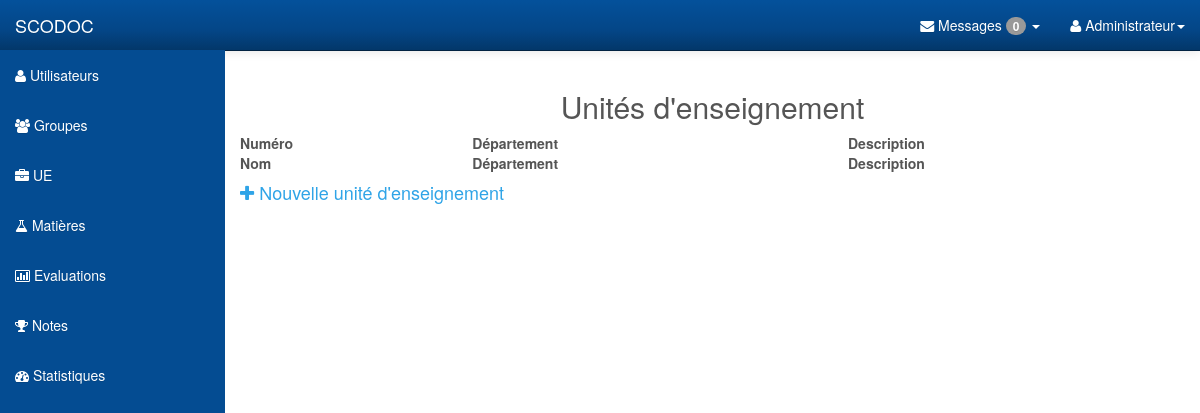
/ue.php (signed in), run on an earlier commit of the app's database.
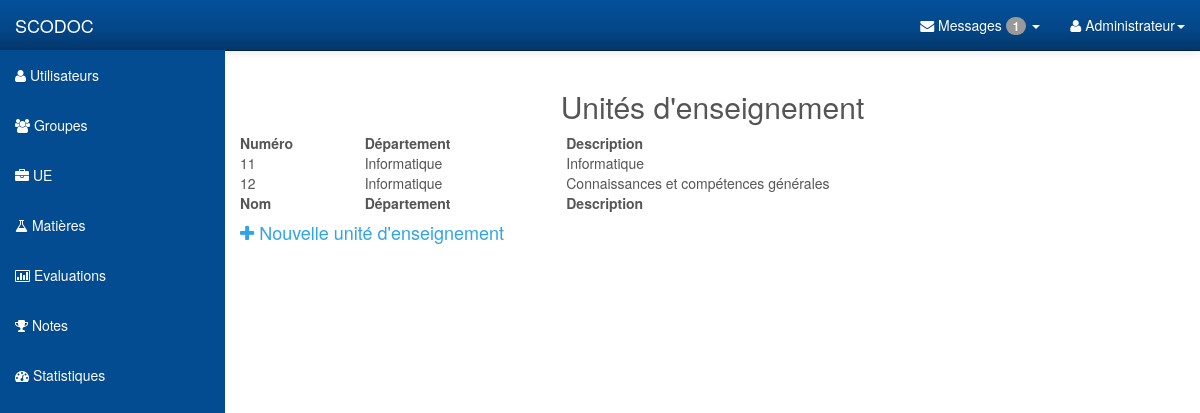
And on a later commit of the database.
### tables this page shows
CREATE TABLE IF NOT EXISTS `teachingunit` (
  `id` int(11) NOT NULL AUTO_INCREMENT,
  `name` varchar(25) NOT NULL,
  `description` varchar(400) NOT NULL,
  `dept_id` int(11) NOT NULL,
  PRIMARY KEY (`id`)
);

CREATE TABLE IF NOT EXISTS `departments` (
  `id` int(11) NOT NULL AUTO_INCREMENT,
  `name` varchar(25) DEFAULT NULL,
  `admin_id` int(11) DEFAULT NULL,
  PRIMARY KEY (`id`)
);

### get_ue.php (the view, shortened to what this page needs)
<?php
	function get_all_ue()
	{
		include("pdo.php");
		$req=$pdo->query('SELECT * FROM teachingunit');
		while ($data=$req->fetch())
		{
			include("pdo.php");
			$req=$pdo->query('SELECT * FROM teachingunit');
			while ($data=$req->fetch())
			{
				echo '<tr>';
				echo '<td>'.$data["name"].'</td>';
				$req2=$pdo->query('SELECT name FROM departments WHERE id='.$data["dept_id"].'');
				$data2=$req2->fetch();
				$dept_name=$data2["name"];
				echo '<td>'.$dept_name.'</td>';
				echo '<td>'.$data["description"].'</td>';
				echo '</tr>';
			}
		}
	}
?>

### get_messages_admin.php (shortened to what this page needs)
<?php
		echo '<nav class="navbar navbar-inverse navbar-fixed-top" role="navigation">
            <div class="navbar-header">
                <button type="button" class="navbar-toggle" data-toggle="collapse" data-target=".navbar-ex1-collapse">
                    <span class="sr-only">Toggle navigation</span>
                    <span class="icon-bar"></span>
                    <span class="icon-bar"></span>
                    <span class="icon-bar"></span>
                </button>
                <a class="navbar-brand" href="index.php">SCODOC</a>
            </div>
            <div class="collapse navbar-collapse navbar-ex1-collapse">
                <ul class="nav navbar-nav side-nav">
                    <li><a href="users.php"><i class="fa fa-user"></i> Utilisateurs</a></li>
                    <li><a href="groups.php"><i class="fa fa-users"></i> Groupes</a></li>
                    <li><a href="ue.php"><i class="fa fa-briefcase"></i> UE</a></li>
                    <li><a href="lessons.php"><i class="fa fa-flask"></i> Matières</a></li>
                    <li><a href="exams.php"><i class="fa fa-bar-chart-o"></i> Evaluations</a></li>
                    <li><a href="marks.php"><i class="fa fa-trophy"></i> Notes</a></li>
					<li><a href="stats.php"><i class="fa fa-tachometer"></i> Statistiques</a></li>
                </ul>
                 <ul class="nav navbar-nav navbar-right navbar-user">
                    <li class="dropdown messages-dropdown">
                        <a href="#" class="dropdown-toggle" data-toggle="dropdown"><i class="fa fa-envelope"></i> Messages <span class="badge">'.get_nb_messages($_SESSION["id"]).'</span> <b class="caret"></b></a>
                        <ul class="dropdown-menu">
                            <li class="dropdown-header">'.get_nb_messages($_SESSION["id"]).' Nouveau(x) message(s)</li>';
        echo  '<hr><li><a href="#">Boîte mail <span class="badge">'.get_nb_messages($_SESSION["id"]).'</span></a></li>
                        </ul>
                    </li>
                     <li class="dropdown user-dropdown">
                        <a href="#" class="dropdown-toggle" data-toggle="dropdown"><i class="fa fa-user"></i> '.$_SESSION["name"].'<b class="caret"></b></a>
                        <ul class="dropdown-menu">
                            <li><a href="profil.php"><i class="fa fa-user"></i> Profil</a></li>
                            <li><a href="options.php"><i class="fa fa-gear"></i> Options</a></li>
                            <li class="divider"></li>
                            <li><a href="logoff.php"><i class="fa fa-power-off"></i> Déconnexion</a></li>
                        </ul>
                    </li>
                </ul>
            </div>
        </nav>';
	function get_nb_messages($user_id)
	{
		include("pdo.php");
		$req=$pdo->query('SELECT count(*) FROM messages WHERE state=0 AND recipient_id='.$user_id);
		while ($data=$req->fetch())
		{
			return $data[0];
		}
	}
?>

What changed in the data, as far as the page shows it:
added teachingunit: name "11", departments.name "Informatique", description "Informatique"
added teachingunit: name "12", departments.name "Informatique", description "Connaissances et compétences générales"
Also different on the page:
get_nb_messages($_SESSION["id"]): "0" → "1"
